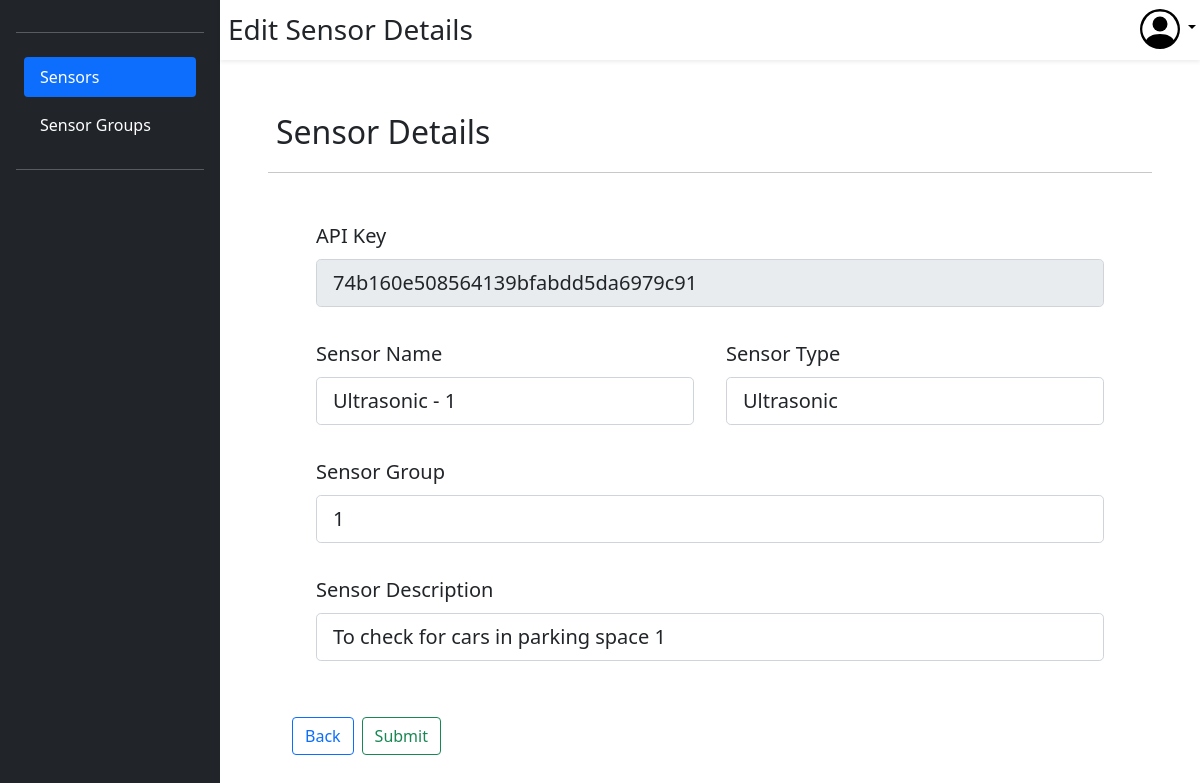
Before: /sensor/edit/?key=74b160e508564139bfabdd5da6979c91 (signed in) with the older database file.
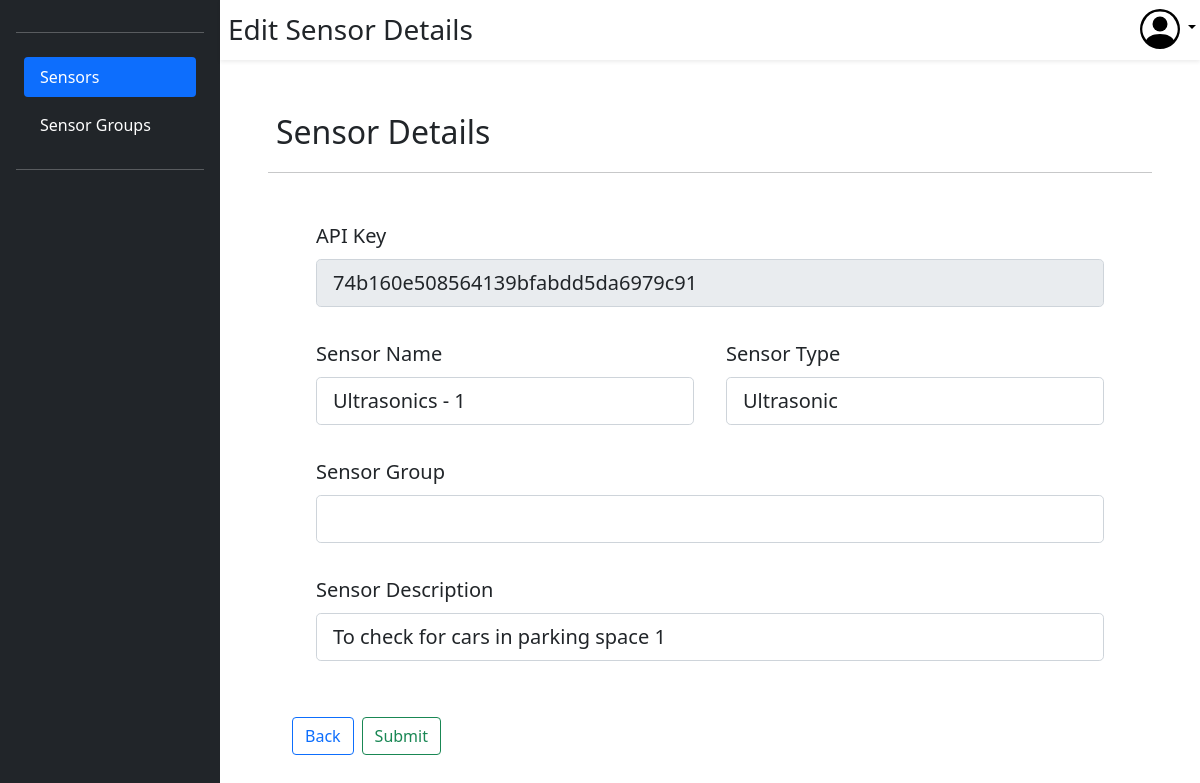
After: the same page with the newer database file.
### dash/models.py (models this page shows, shortened)
class Sensors(models.Model):
    key = models.CharField(verbose_name= "API Key" , max_length=50, unique=True)
    sensor_name = models.CharField(verbose_name= "Sensor Name" , max_length=100)
    sensor_type = models.CharField(verbose_name= "Sensor Type" , max_length=100)
    sensor_description = models.TextField(verbose_name="Sensor Discription")
    date_created = models.DateTimeField(verbose_name='Date Created',auto_now_add=True)
    sensor_group = models.ForeignKey(Sensor_Group, verbose_name='Sensor Group', on_delete=models.SET_NULL, null=True)
    user = models.ForeignKey(User, verbose_name="User", on_delete=models.CASCADE)

### dash/views.py (the view)
# urls.py: path('sensor/edit/', views.sensor_edit, name='sensor_edit'),
@login_required(login_url="")
def sensor_edit(request):
    key=request.GET['key']
    instance = Sensors.objects.get(key=key)
    if request.method == 'POST':
        form = SensorEditForm(request.POST, instance=instance)
        if form.is_valid():
            item = form.save(commit=False)
            item.save()
            messages.success(request, "Successfully Edited.")
        else:
            messages.error(request, "Was Not able to edit sensor.")
        return redirect("/sensor/dashboard/")
    else:
        form = SensorEditForm(instance=instance)
        site_settings = {
            'active' : 'Sensors',
            'dashboard_heading' : 'Edit Sensor Details'
        }
        return render(request, "sensor_edit.html",{"form":form, 'site_settings' : site_settings})

### dash/forms.py
class SensorEditForm(CustomModelForm):
    class Meta:
        model = Sensors
        fields = "__all__"
        exclude = ["user"]
        widgets = {
            'sensor_name': forms.TextInput(attrs={'class': 'form-control form-control-lg'}),
            'sensor_type': forms.TextInput(attrs={'class': 'form-control form-control-lg'}),
            'sensor_description': forms.TextInput(attrs={'class': 'form-control form-control-lg'}),
            'sensor_group' : forms.TextInput(attrs={'class' : 'form-control form-control-lg'}),
            'date_created' : forms.DateInput(attrs={'class' : 'form-select form-control-lg'}),
            'key' : forms.TextInput(attrs={'class': 'form-control form-control-lg', 'readonly' : True})
        }

### templates/edit/sensor_edit.html (shortened to what this page needs)
{% extends 'base.html' %}
{% block content %}
<div class="m-5">
    <form id="main_form" method="POST">
        <span class="fs-2 p-2">Sensor Details</span>
        <hr>
        <div class="d-flex flex-column m-3 p-3">
            <div class="d-flex flex-row flex-fill">
                <div class="m-3 flex-fill">
                    <label class="form-label fs-5" for="{{form.key.id_for_label}}">API Key</label>
                    {{form.key}}
                </div>
            </div>
            <div class="d-flex flex-row flex-fill">
                <div class="m-3 flex-fill">
                    <label class="form-label fs-5" for="{{form.sensor_name.id_for_label}}">Sensor Name</label>
                    {{form.sensor_name}}
                </div>
                <div class="m-3 flex-fill">
                    <label class="form-label fs-5" for="{{form.sensor_type.id_for_label}}">Sensor Type</label>
                    {{form.sensor_type}}
                </div>
            </div>
            <div class="d-flex flex-row flex-fill">
                <div class="m-3 flex-fill">
                    <label class="form-label fs-5" for="{{form.sensor_group.id_for_label}}">Sensor Group</label>
                    {{form.sensor_group}}
                </div>
            </div>
            <div class="d-flex flex-row flex-fill">
                <div class="m-3 flex-fill">
                    <label class="form-label fs-5" for="{{form.sensor_description.id_for_label}}">Sensor Description</label>
                    {{form.sensor_description}}
                </div>
            </div>
        </div>
    </form>
    <div class="d-flex flex-row mt-4 ms-3">
        <div>
            <a href="{% url 'dash:sensor_dashboard' %}"><button class="mx-2 btn btn-outline-primary">Back</button></a>
        </div>
        <div>
            <input form="main_form" type="submit" class="btn btn-outline-success">
        </div>
    </div>
</div>
{% endblock content %}

Changed rows visible on the page:
changed Sensors "74b160e508564139bfabdd5da6979c91": sensor_name "Ultrasonic - 1" → "Ultrasonics - 1"; sensor_group "1" → (not shown)
